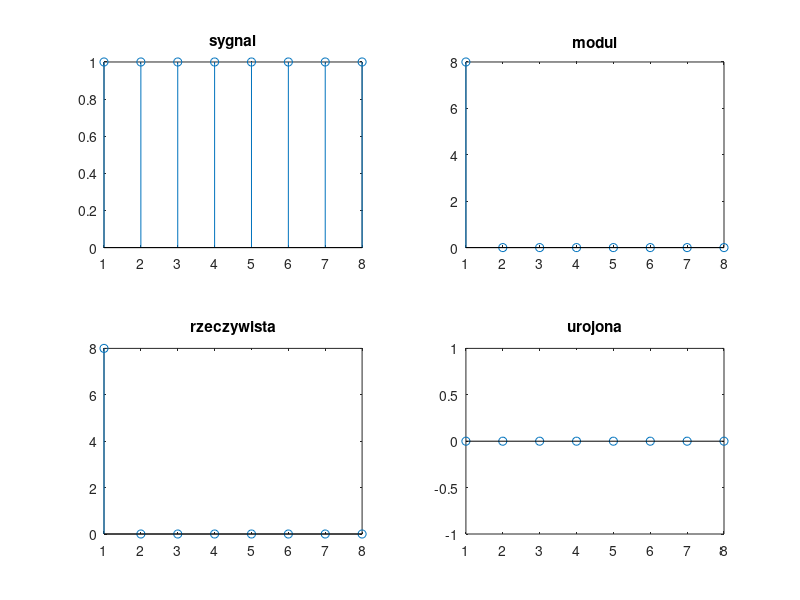
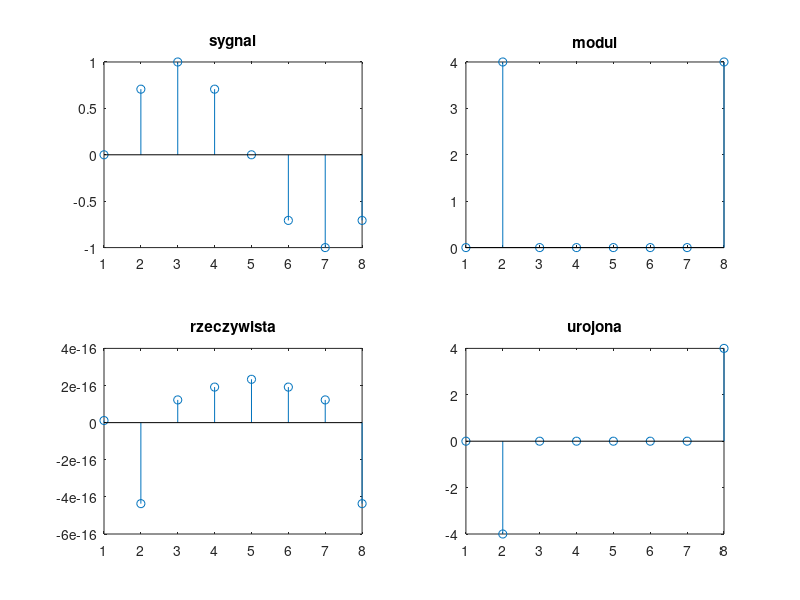
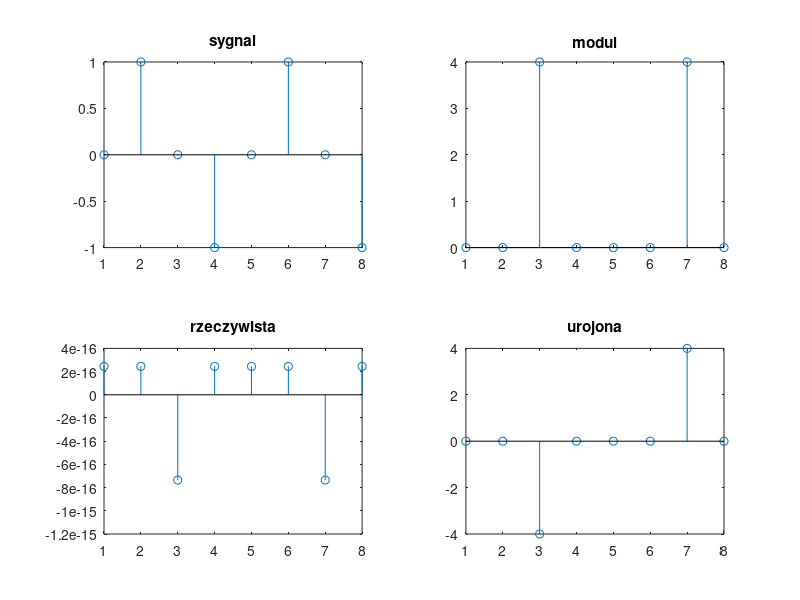
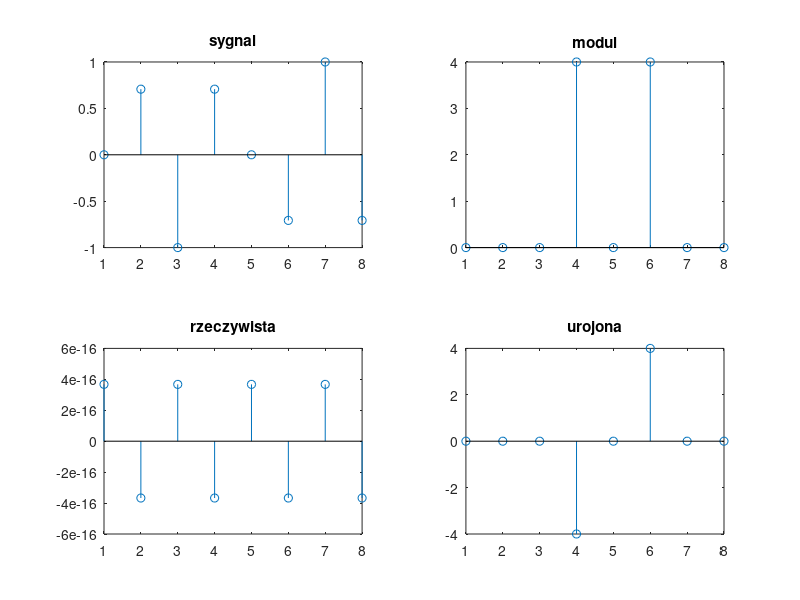

The MATLAB script that drew these images, in order:
%DFT

%sampling frequency
fs=16000;

%samples vector
n_8=[0:7];
n_16=[0:15];
n_20=[0:19];

%time vectors
t_8=n_8/fs;
t_16=n_16/fs;
t_20=n_20/fs;

%signal model
xa = ones(8,1);
xb = sin(2 * pi * 2000 * t_8);
xc = sin(2 * pi * 4000 * t_8);
xd = sin(2 * pi * 6000 * t_8);
xe = sin(2 * pi * 8000 * t_8);
xf = cos(2 * pi * 4000 * t_8);
xg = cos(2 * pi * 8000 * t_8);
xh = sin(2 * pi * 4000 * t_8 + pi / 8);
xi = sin(2 * pi * 8000 * t_8 + pi / 8);
xj = ones(8,1)*(-1);
xk = ones(16,1);
xl = sin(2 * pi * 2000 * t_8);
xm = sin(2 * pi * 2000 * t_16);
xn = sin(2 * pi * 2000 * t_20);
xo = j * sin(2 * pi * 4000 * t_8);
xp = j * cos(2 * pi * 4000 * t_8);
xq = sin(2 * pi * 4000 * t_8) + j * sin(2 * pi * 4000 * t_8);
xr = sin(2 * pi * 4000 * t_8) + j * cos(2 * pi * 4000 * t_8);

%fourrier transfortms

dfta = fft(xa);
dftb = fft(xb);
dftc = fft(xc);
dftd = fft(xd);
dfte = fft(xe);
dftf = fft(xf);
dftg = fft(xg);
dfth = fft(xh);
dfti = fft(xi);
dftj = fft(xj);
dftk = fft(xk);
dftl = fft(xl);
dftm = fft(xm);
dftn = fft(xn);
dfto = fft(xo);
dftp = fft(xp);
dftq = fft(xq);
dftr = fft(xr);

figure
subplot(221)
stem(xa)
title("sygnal")
subplot(222)
stem(abs(dfta))
title("modul")
subplot(223)
stem(real(dfta))
title("rzeczywista")
subplot(224)
stem(imag(dfta))
title("urojona")

figure
subplot(221)
stem(xb)
title("sygnal")
subplot(222)
stem(abs(dftb))
title("modul")
subplot(223)
stem(real(dftb))
title("rzeczywista")
subplot(224)
stem(imag(dftb))
title("urojona")

figure
subplot(221)
stem(xc)
title("sygnal")
subplot(222)
stem(abs(dftc))
title("modul")
subplot(223)
stem(real(dftc))
title("rzeczywista")
subplot(224)
stem(imag(dftc))
title("urojona")

figure
subplot(221)
stem(xd)
title("sygnal")
subplot(222)
stem(abs(dftd))
title("modul")
subplot(223)
stem(real(dftd))
title("rzeczywista")
subplot(224)
stem(imag(dftd))
title("urojona")

figure
subplot(221)
stem(xe)
title("sygnal")
subplot(222)
stem(abs(dfte))
title("modul")
subplot(223)
stem(real(dfte))
title("rzeczywista")
subplot(224)
stem(imag(dfte))
title("urojona")

figure
subplot(221)
stem(xf)
title("sygnal")
subplot(222)
stem(abs(dftf))
title("modul")
subplot(223)
stem(real(dftf))
title("rzeczywista")
subplot(224)
stem(imag(dftf))
title("urojona")

figure
subplot(221)
stem(xg)
title("sygnal")
subplot(222)
stem(abs(dftg))
title("modul")
subplot(223)
stem(real(dftg))
title("rzeczywista")
subplot(224)
stem(imag(dftg))
title("urojona")

figure
subplot(221)
stem(xh)
title("sygnal")
subplot(222)
stem(abs(dfth))
title("modul")
subplot(223)
stem(real(dfth))
title("rzeczywista")
subplot(224)
stem(imag(dfth))
title("urojona")

figure
subplot(221)
stem(xi)
title("sygnal")
subplot(222)
stem(abs(dfti))
title("modul")
subplot(223)
stem(real(dfti))
title("rzeczywista")
subplot(224)
stem(imag(dfti))
title("urojona")

figure
subplot(221)
stem(xj)
title("sygnal")
subplot(222)
stem(abs(dftj))
title("modul")
subplot(223)
stem(real(dftj))
title("rzeczywista")
subplot(224)
stem(imag(dftj))
title("urojona")

figure
subplot(221)
stem(xk)
title("sygnal")
subplot(222)
stem(abs(dftk))
title("modul")
subplot(223)
stem(real(dftk))
title("rzeczywista")
subplot(224)
stem(imag(dftk))
title("urojona")

figure
subplot(221)
stem(xl)
title("sygnal")
subplot(222)
stem(abs(dftl))
title("modul")
subplot(223)
stem(real(dftl))
title("rzeczywista")
subplot(224)
stem(imag(dftl))
title("urojona")

figure
subplot(221)
stem(xm)
title("sygnal")
subplot(222)
stem(abs(dftm))
title("modul")
subplot(223)
stem(real(dftm))
title("rzeczywista")
subplot(224)
stem(imag(dftm))
title("urojona")

figure
subplot(221)
stem(xn)
title("sygnal")
subplot(222)
stem(abs(dftn))
title("modul")
subplot(223)
stem(real(dftn))
title("rzeczywista")
subplot(224)
stem(imag(dftn))
title("urojona")

figure
subplot(221)
stem(imag(xo))
title("czesc urojona sygnalu")
subplot(222)
stem(abs(dfto))
title("modul")
subplot(223)
stem(real(dfto))
title("rzeczywista")
subplot(224)
stem(imag(dfto))
title("urojona")

figure
subplot(221)
stem(imag(xp))
title("czesc urojona sygnalu")
subplot(222)
stem(abs(dftp))
title("modul")
subplot(223)
stem(real(dftp))
title("rzeczywista")
subplot(224)
stem(imag(dftp))
title("urojona")

figure
subplot(221)
stem(abs(xq))
title("modul sygnalu")
subplot(222)
stem(abs(dftq))
title("modul")
subplot(223)
stem(real(dftq))
title("rzeczywista")
subplot(224)
stem(imag(dftq))
title("urojona")

figure
subplot(221)
stem(abs(xr))
title("modul sygnalu")
subplot(222)
stem(abs(dftr))
title("modul")
subplot(223)
stem(real(dftr))
title("rzeczywista")
subplot(224)
stem(imag(dftr))
title("urojona")